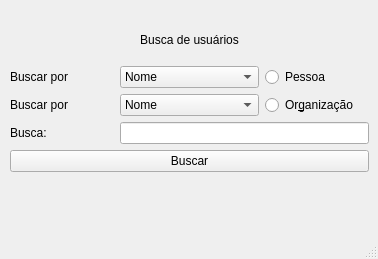
<?xml version="1.0" encoding="UTF-8"?>
<ui version="4.0">
 <class>MainWindow</class>
 <widget class="QMainWindow" name="MainWindow">
  <property name="geometry">
   <rect>
    <x>0</x>
    <y>0</y>
    <width>378</width>
    <height>259</height>
   </rect>
  </property>
  <property name="windowTitle">
   <string>MainWindow</string>
  </property>
  <widget class="QWidget" name="centralwidget">
   <widget class="QWidget" name="gridLayoutWidget">
    <property name="geometry">
     <rect>
      <x>10</x>
      <y>20</y>
      <width>359</width>
      <height>198</height>
     </rect>
    </property>
    <layout class="QGridLayout" name="gridLayout">
     <item row="3" column="0">
      <widget class="QLabel" name="label_3">
       <property name="text">
        <string>Busca:</string>
       </property>
      </widget>
     </item>
     <item row="2" column="2">
      <widget class="QRadioButton" name="OrgradioButton">
       <property name="text">
        <string>Or&amp;ganização</string>
       </property>
      </widget>
     </item>
     <item row="1" column="0">
      <widget class="QLabel" name="label">
       <property name="text">
        <string>Buscar por </string>
       </property>
      </widget>
     </item>
     <item row="2" column="0">
      <widget class="QLabel" name="label_2">
       <property name="text">
        <string>Buscar por </string>
       </property>
      </widget>
     </item>
     <item row="1" column="1">
      <widget class="QComboBox" name="PersoncomboBox">
       <item>
        <property name="text">
         <string>Nome</string>
        </property>
       </item>
       <item>
        <property name="text">
         <string>Data de nascimento</string>
        </property>
       </item>
       <item>
        <property name="text">
         <string>E-mail</string>
        </property>
       </item>
       <item>
        <property name="text">
         <string>Cidade</string>
        </property>
       </item>
       <item>
        <property name="text">
         <string>CPF</string>
        </property>
       </item>
      </widget>
     </item>
     <item row="0" column="0" colspan="3">
      <widget class="QLabel" name="titleLabel">
       <property name="text">
        <string>Busca de usuários</string>
       </property>
       <property name="alignment">
        <set>Qt::AlignCenter</set>
       </property>
      </widget>
     </item>
     <item row="1" column="2">
      <widget class="QRadioButton" name="PersonradioButton">
       <property name="text">
        <string>Pessoa</string>
       </property>
      </widget>
     </item>
     <item row="2" column="1">
      <widget class="QComboBox" name="OrgcomboBox">
       <item>
        <property name="text">
         <string>Nome</string>
        </property>
       </item>
       <item>
        <property name="text">
         <string>Segmento</string>
        </property>
       </item>
       <item>
        <property name="text">
         <string>E-mail</string>
        </property>
       </item>
       <item>
        <property name="text">
         <string>Cidade</string>
        </property>
       </item>
       <item>
        <property name="text">
         <string>CNPJ</string>
        </property>
       </item>
      </widget>
     </item>
     <item row="3" column="1" colspan="2">
      <widget class="QLineEdit" name="lineEdit"/>
     </item>
     <item row="5" column="0" colspan="3">
      <widget class="QLabel" name="notFoundLabel">
       <property name="text">
        <string/>
       </property>
       <property name="alignment">
        <set>Qt::AlignCenter</set>
       </property>
      </widget>
     </item>
     <item row="4" column="0" colspan="3">
      <widget class="QPushButton" name="pushButton">
       <property name="text">
        <string>Buscar</string>
       </property>
      </widget>
     </item>
    </layout>
   </widget>
  </widget>
  <widget class="QMenuBar" name="menubar">
   <property name="geometry">
    <rect>
     <x>0</x>
     <y>0</y>
     <width>378</width>
     <height>30</height>
    </rect>
   </property>
  </widget>
  <widget class="QStatusBar" name="statusbar"/>
 </widget>
 <resources/>
 <connections/>
</ui>
